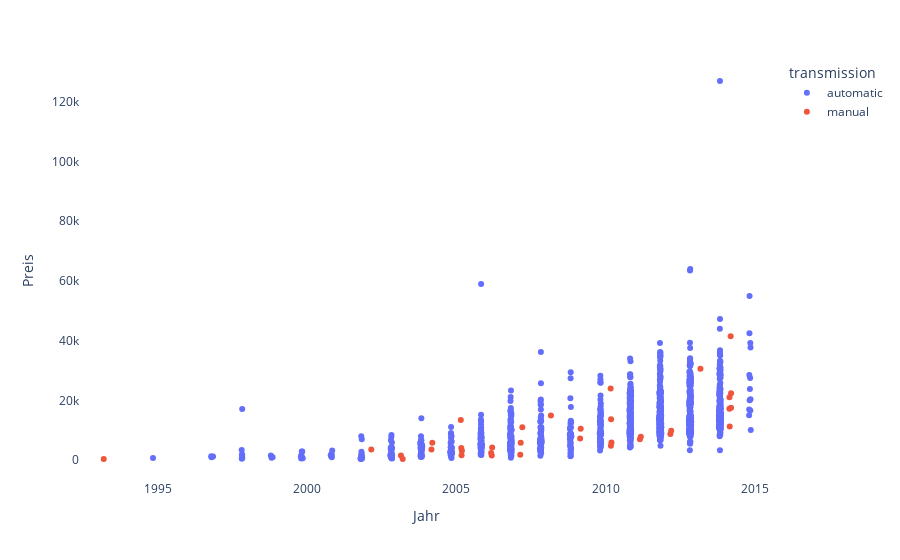

Source (notebook cell):
### Markdown cell above
Anschließend wird noch eine Visualisierung mit der Ergänzung der Variable "transmission" dargestellt, um mögliche Unterschiede zwischen der Schaltung festzustellen.

### Code cell
# Visualisierung Jahr / Preis inkl. Schaltung
fig = px.strip(df_sample, x="year", y="price", color="transmission", labels={"price":"Preis","year":"Jahr"})
fig.update_layout({
'plot_bgcolor': 'rgba(0, 0, 0, 0)',
'paper_bgcolor': 'rgba(0, 0, 0, 0)',
})
fig.show()

### Figure 1 — Plotly figure (JSON) as saved in the notebook; plotly's stock layout.template omitted (floating-point values rounded to 4 significant figures; data arrays with more than 128 entries replaced by an {"elided": "..."} marker saying what was removed)
{"data": [{"alignmentgroup": "True", "boxpoints": "all", "fillcolor": "rgba(255,255,255,0)", "hoveron": "points", "hovertemplate": "transmission=automatic<br>Jahr=%{x}<br>Preis=%{y}<extra></extra>", "legendgroup": "automatic", "line": {"color": "rgba(255,255,255,0)"}, "marker": {"color": "#636efa"}, "name": "automatic", "offsetgroup": "automatic", "orientation": "v", "pointpos": 0, "showlegend": true, "type": "box", "x": {"elided": "966 int values"}, "x0": " ", "xaxis": "x", "y": {"elided": "966 int values"}, "y0": " ", "yaxis": "y"}, {"alignmentgroup": "True", "boxpoints": "all", "fillcolor": "rgba(255,255,255,0)", "hoveron": "points", "hovertemplate": "transmission=manual<br>Jahr=%{x}<br>Preis=%{y}<extra></extra>", "legendgroup": "manual", "line": {"color": "rgba(255,255,255,0)"}, "marker": {"color": "#EF553B"}, "name": "manual", "offsetgroup": "manual", "orientation": "v", "pointpos": 0, "showlegend": true, "type": "box", "x": [2004, 2014, 2014, 2006, 2011, 2006, 2006, 2010, 2012, 2005, 2014, 2003, 2010, 2004, 2003, 2012, 2009, 2014, 2010, 2005, 2011, 2014, 2005, 2010, 2009, 2007, 2002, 2007, 2013, 2008, 1993, 2007, 2014, 2005], "x0": " ", "xaxis": "x", "y": [3500, 21000, 22400, 4200, 7800, 1500, 2400, 4800, 9800, 13400, 17200, 350, 24000, 5800, 1500, 8700, 10500, 41500, 5900, 1600, 7000, 11200, 4000, 13700, 7200, 1800, 3500, 11000, 30600, 14900, 350, 5800, 17500, 3100], "y0": " ", "yaxis": "y"}], "layout": {"boxmode": "group", "legend": {"title": {"text": "transmission"}, "tracegroupgap": 0}, "margin": {"t": 60}, "paper_bgcolor": "rgba(0, 0, 0, 0)", "plot_bgcolor": "rgba(0, 0, 0, 0)", "xaxis": {"anchor": "y", "domain": [0, 1], "title": {"text": "Jahr"}}, "yaxis": {"anchor": "x", "domain": [0, 1], "title": {"text": "Preis"}}}}
